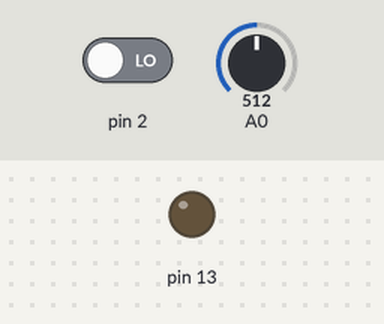
This sketch was run on a simulated Arduino Uno, built with avr-gcc and run on an emulated ATmega328P. Parts: output pins drawn as LEDs (lit = HIGH). Inputs (shaded band) come from the test bench; at power-on: pin 2 LOW, A0 = 512. What the sketch prints to the serial monitor is not drawn.

Above: at 1.2 s.
1.3 s: pin 2 driven HIGH
At 4.2 s:
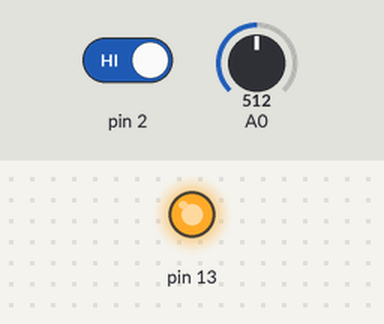
4.3 s: A0 set to 491
5.8 s: A0 set to 510
8.8 s: A0 set to 490
Timing chart, 0 to 11.3 s (numbered marks = the images above; inputs shaded):
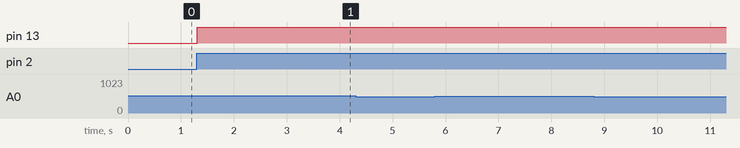

Measured:
- after the input at 1.3 s, pin 13: LOW → HIGH at once
- after the input at 4.3 s, every drawn part: stays the same
- after the input at 8.8 s, every drawn part: stays the same

The sketch:

SAMEER.ino
```cpp
int button = 0;
int ldr = 0;
void setup()
{
  pinMode(2, INPUT);
  pinMode(13, OUTPUT);
  pinMode(A0, INPUT);
  Serial.begin(9600);

}

void loop()
{
  button = digitalRead(2);
  if (button == HIGH) {
    digitalWrite(13, HIGH);
  }
  delay(100); // Wait for 100 millisecond(s)
ldr = analogRead(A0);
Serial.println(ldr);
if(ldr>=500)
	{
	    digitalWrite(13, LOW);
	}
 else
 {
     digitalWrite(13, HIGH);

 }

}
```
